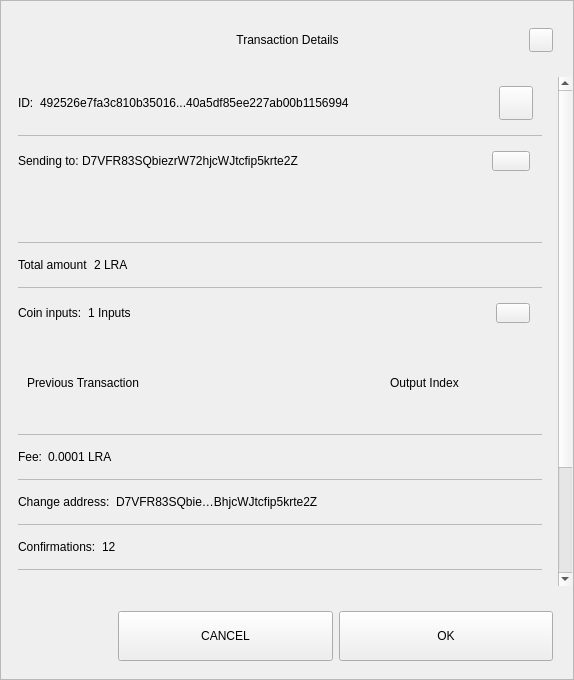
<?xml version="1.0" encoding="UTF-8"?>
<ui version="4.0">
 <class>TxDetailDialog</class>
 <widget class="QWidget" name="TxDetailDialog">
  <property name="geometry">
   <rect>
    <x>0</x>
    <y>0</y>
    <width>574</width>
    <height>680</height>
   </rect>
  </property>
  <property name="sizePolicy">
   <sizepolicy hsizetype="Preferred" vsizetype="Expanding">
    <horstretch>0</horstretch>
    <verstretch>0</verstretch>
   </sizepolicy>
  </property>
  <property name="minimumSize">
   <size>
    <width>574</width>
    <height>500</height>
   </size>
  </property>
  <property name="windowTitle">
   <string>Form</string>
  </property>
  <property name="styleSheet">
   <string notr="true"/>
  </property>
  <layout class="QVBoxLayout" name="verticalLayout_3">
   <property name="spacing">
    <number>0</number>
   </property>
   <property name="leftMargin">
    <number>0</number>
   </property>
   <property name="topMargin">
    <number>0</number>
   </property>
   <property name="rightMargin">
    <number>0</number>
   </property>
   <property name="bottomMargin">
    <number>0</number>
   </property>
   <item>
    <widget class="QFrame" name="frame">
     <property name="sizePolicy">
      <sizepolicy hsizetype="Preferred" vsizetype="Expanding">
       <horstretch>0</horstretch>
       <verstretch>0</verstretch>
      </sizepolicy>
     </property>
     <property name="styleSheet">
      <string notr="true"/>
     </property>
     <property name="frameShape">
      <enum>QFrame::StyledPanel</enum>
     </property>
     <property name="frameShadow">
      <enum>QFrame::Raised</enum>
     </property>
     <layout class="QVBoxLayout" name="verticalLayout">
      <property name="leftMargin">
       <number>0</number>
      </property>
      <property name="rightMargin">
       <number>0</number>
      </property>
      <item>
       <layout class="QHBoxLayout" name="horizontalLayout_3">
        <property name="spacing">
         <number>0</number>
        </property>
        <property name="leftMargin">
         <number>20</number>
        </property>
        <property name="topMargin">
         <number>10</number>
        </property>
        <property name="rightMargin">
         <number>20</number>
        </property>
        <item>
         <spacer name="horizontalSpacer_1">
          <property name="orientation">
           <enum>Qt::Horizontal</enum>
          </property>
          <property name="sizeHint" stdset="0">
           <size>
            <width>40</width>
            <height>20</height>
           </size>
          </property>
         </spacer>
        </item>
        <item>
         <widget class="QLabel" name="labelTitle">
          <property name="minimumSize">
           <size>
            <width>0</width>
            <height>40</height>
           </size>
          </property>
          <property name="maximumSize">
           <size>
            <width>16777215</width>
            <height>40</height>
           </size>
          </property>
          <property name="styleSheet">
           <string notr="true">padding-left:24px;</string>
          </property>
          <property name="text">
           <string>Transaction Details</string>
          </property>
          <property name="alignment">
           <set>Qt::AlignCenter</set>
          </property>
          <property name="margin">
           <number>7</number>
          </property>
         </widget>
        </item>
        <item>
         <spacer name="horizontalSpacer_2">
          <property name="orientation">
           <enum>Qt::Horizontal</enum>
          </property>
          <property name="sizeHint" stdset="0">
           <size>
            <width>40</width>
            <height>20</height>
           </size>
          </property>
         </spacer>
        </item>
        <item>
         <widget class="QPushButton" name="btnEsc">
          <property name="minimumSize">
           <size>
            <width>24</width>
            <height>24</height>
           </size>
          </property>
          <property name="maximumSize">
           <size>
            <width>24</width>
            <height>24</height>
           </size>
          </property>
          <property name="focusPolicy">
           <enum>Qt::NoFocus</enum>
          </property>
          <property name="text">
           <string/>
          </property>
         </widget>
        </item>
       </layout>
      </item>
      <item>
       <spacer name="verticalSpacer">
        <property name="orientation">
         <enum>Qt::Vertical</enum>
        </property>
        <property name="sizeType">
         <enum>QSizePolicy::Fixed</enum>
        </property>
        <property name="sizeHint" stdset="0">
         <size>
          <width>20</width>
          <height>10</height>
         </size>
        </property>
       </spacer>
      </item>
      <item>
       <widget class="QWidget" name="layoutScroll" native="true">
        <property name="minimumSize">
         <size>
          <width>0</width>
          <height>0</height>
         </size>
        </property>
        <layout class="QVBoxLayout" name="verticalLayout_4">
         <property name="leftMargin">
          <number>0</number>
         </property>
         <property name="topMargin">
          <number>0</number>
         </property>
         <property name="rightMargin">
          <number>0</number>
         </property>
         <item>
          <widget class="QScrollArea" name="scrollArea">
           <property name="styleSheet">
            <string notr="true">#scrollArea {
background:transparent;
}</string>
           </property>
           <property name="horizontalScrollBarPolicy">
            <enum>Qt::ScrollBarAlwaysOff</enum>
           </property>
           <property name="sizeAdjustPolicy">
            <enum>QAbstractScrollArea::AdjustIgnored</enum>
           </property>
           <property name="widgetResizable">
            <bool>true</bool>
           </property>
           <property name="alignment">
            <set>Qt::AlignLeading|Qt::AlignLeft|Qt::AlignTop</set>
           </property>
           <widget class="QWidget" name="scrollAreaWidgetContents">
            <property name="geometry">
             <rect>
              <x>0</x>
              <y>0</y>
              <width>556</width>
              <height>672</height>
             </rect>
            </property>
            <property name="autoFillBackground">
             <bool>false</bool>
            </property>
            <property name="styleSheet">
             <string notr="true">#scrollAreaWidgetContents {
background:transparent;
}</string>
            </property>
            <layout class="QVBoxLayout" name="verticalLayout_7">
             <property name="spacing">
              <number>0</number>
             </property>
             <property name="sizeConstraint">
              <enum>QLayout::SetDefaultConstraint</enum>
             </property>
             <property name="leftMargin">
              <number>0</number>
             </property>
             <property name="topMargin">
              <number>0</number>
             </property>
             <property name="rightMargin">
              <number>0</number>
             </property>
             <property name="bottomMargin">
              <number>0</number>
             </property>
             <item>
              <widget class="QWidget" name="content" native="true">
               <layout class="QVBoxLayout" name="verticalLayout_2">
                <property name="leftMargin">
                 <number>16</number>
                </property>
                <property name="topMargin">
                 <number>0</number>
                </property>
                <property name="rightMargin">
                 <number>16</number>
                </property>
                <item>
                 <widget class="QWidget" name="contentID" native="true">
                  <layout class="QHBoxLayout" name="horizontalLayout_12" stretch="0,1,0">
                   <property name="leftMargin">
                    <number>0</number>
                   </property>
                   <item>
                    <widget class="QLabel" name="labelId">
                     <property name="maximumSize">
                      <size>
                       <width>16777215</width>
                       <height>16777215</height>
                      </size>
                     </property>
                     <property name="text">
                      <string>ID:</string>
                     </property>
                    </widget>
                   </item>
                   <item>
                    <widget class="QLabel" name="textId">
                     <property name="text">
                      <string>492526e7fa3c810b35016...40a5df85ee227ab00b1156994</string>
                     </property>
                    </widget>
                   </item>
                   <item>
                    <widget class="QPushButton" name="pushCopy">
                     <property name="minimumSize">
                      <size>
                       <width>34</width>
                       <height>34</height>
                      </size>
                     </property>
                     <property name="maximumSize">
                      <size>
                       <width>34</width>
                       <height>34</height>
                      </size>
                     </property>
                     <property name="focusPolicy">
                      <enum>Qt::NoFocus</enum>
                     </property>
                     <property name="text">
                      <string/>
                     </property>
                     <property name="iconSize">
                      <size>
                       <width>24</width>
                       <height>24</height>
                      </size>
                     </property>
                    </widget>
                   </item>
                  </layout>
                 </widget>
                </item>
                <item>
                 <widget class="QLabel" name="labelDivider9">
                  <property name="maximumSize">
                   <size>
                    <width>16777215</width>
                    <height>1</height>
                   </size>
                  </property>
                  <property name="styleSheet">
                   <string notr="true">background-color:#bababa;</string>
                  </property>
                  <property name="text">
                   <string/>
                  </property>
                 </widget>
                </item>
                <item>
                 <widget class="QWidget" name="contentOutputs" native="true">
                  <layout class="QHBoxLayout" name="horizontalLayout_11" stretch="0,3,0">
                   <property name="spacing">
                    <number>0</number>
                   </property>
                   <property name="leftMargin">
                    <number>0</number>
                   </property>
                   <property name="rightMargin">
                    <number>12</number>
                   </property>
                   <item>
                    <widget class="QLabel" name="labelSend">
                     <property name="maximumSize">
                      <size>
                       <width>16777215</width>
                       <height>16777215</height>
                      </size>
                     </property>
                     <property name="text">
                      <string>Sending to: </string>
                     </property>
                    </widget>
                   </item>
                   <item>
                    <widget class="QLabel" name="textSend">
                     <property name="text">
                      <string>D7VFR83SQbiezrW72hjcWJtcfip5krte2Z </string>
                     </property>
                    </widget>
                   </item>
                   <item>
                    <widget class="QPushButton" name="pushOutputs">
                     <property name="minimumSize">
                      <size>
                       <width>34</width>
                       <height>20</height>
                      </size>
                     </property>
                     <property name="maximumSize">
                      <size>
                       <width>38</width>
                       <height>20</height>
                      </size>
                     </property>
                     <property name="focusPolicy">
                      <enum>Qt::NoFocus</enum>
                     </property>
                     <property name="styleSheet">
                      <string notr="true"/>
                     </property>
                     <property name="text">
                      <string/>
                     </property>
                    </widget>
                   </item>
                  </layout>
                 </widget>
                </item>
                <item>
                 <widget class="QScrollArea" name="outputsScrollArea">
                  <property name="minimumSize">
                   <size>
                    <width>0</width>
                    <height>50</height>
                   </size>
                  </property>
                  <property name="styleSheet">
                   <string notr="true">#outputsScrollArea {
background:transparent;
}</string>
                  </property>
                  <property name="widgetResizable">
                   <bool>true</bool>
                  </property>
                  <widget class="QWidget" name="container_outputs_base">
                   <property name="geometry">
                    <rect>
                     <x>0</x>
                     <y>0</y>
                     <width>522</width>
                     <height>48</height>
                    </rect>
                   </property>
                   <property name="styleSheet">
                    <string notr="true">#container_outputs_base {
background:transparent;
}</string>
                   </property>
                  </widget>
                 </widget>
                </item>
                <item>
                 <widget class="QLabel" name="labelDivider8">
                  <property name="maximumSize">
                   <size>
                    <width>16777215</width>
                    <height>1</height>
                   </size>
                  </property>
                  <property name="styleSheet">
                   <string notr="true">background-color:#bababa;</string>
                  </property>
                  <property name="text">
                   <string/>
                  </property>
                 </widget>
                </item>
                <item>
                 <widget class="QWidget" name="contentAmount" native="true">
                  <layout class="QHBoxLayout" name="horizontalLayout_4" stretch="0,1">
                   <property name="leftMargin">
                    <number>0</number>
                   </property>
                   <item>
                    <widget class="QLabel" name="labelAmount">
                     <property name="maximumSize">
                      <size>
                       <width>16777215</width>
                       <height>16777215</height>
                      </size>
                     </property>
                     <property name="text">
                      <string>Total amount</string>
                     </property>
                    </widget>
                   </item>
                   <item>
                    <widget class="QLabel" name="textAmount">
                     <property name="text">
                      <string>2 LRA</string>
                     </property>
                    </widget>
                   </item>
                  </layout>
                 </widget>
                </item>
                <item>
                 <widget class="QLabel" name="labelDivider6">
                  <property name="maximumSize">
                   <size>
                    <width>16777215</width>
                    <height>1</height>
                   </size>
                  </property>
                  <property name="styleSheet">
                   <string notr="true">background-color:#bababa;</string>
                  </property>
                  <property name="text">
                   <string/>
                  </property>
                 </widget>
                </item>
                <item>
                 <widget class="QWidget" name="contentInputs" native="true">
                  <layout class="QHBoxLayout" name="horizontalLayout" stretch="0,2,0">
                   <property name="leftMargin">
                    <number>0</number>
                   </property>
                   <property name="rightMargin">
                    <number>12</number>
                   </property>
                   <item>
                    <widget class="QLabel" name="labelInputs">
                     <property name="sizePolicy">
                      <sizepolicy hsizetype="Minimum" vsizetype="Preferred">
                       <horstretch>0</horstretch>
                       <verstretch>0</verstretch>
                      </sizepolicy>
                     </property>
                     <property name="maximumSize">
                      <size>
                       <width>16777215</width>
                       <height>16777215</height>
                      </size>
                     </property>
                     <property name="text">
                      <string>Coin inputs:</string>
                     </property>
                    </widget>
                   </item>
                   <item>
                    <widget class="QLabel" name="textInputs">
                     <property name="text">
                      <string>1 Inputs</string>
                     </property>
                    </widget>
                   </item>
                   <item>
                    <widget class="QPushButton" name="pushInputs">
                     <property name="maximumSize">
                      <size>
                       <width>34</width>
                       <height>20</height>
                      </size>
                     </property>
                     <property name="focusPolicy">
                      <enum>Qt::NoFocus</enum>
                     </property>
                     <property name="styleSheet">
                      <string notr="true"/>
                     </property>
                     <property name="text">
                      <string/>
                     </property>
                    </widget>
                   </item>
                  </layout>
                 </widget>
                </item>
                <item>
                 <widget class="QFrame" name="gridInputs">
                  <property name="sizePolicy">
                   <sizepolicy hsizetype="Preferred" vsizetype="MinimumExpanding">
                    <horstretch>0</horstretch>
                    <verstretch>0</verstretch>
                   </sizepolicy>
                  </property>
                  <property name="minimumSize">
                   <size>
                    <width>0</width>
                    <height>90</height>
                   </size>
                  </property>
                  <layout class="QGridLayout" name="gridLayoutInput" columnstretch="5,2" rowminimumheight="0">
                   <property name="sizeConstraint">
                    <enum>QLayout::SetMaximumSize</enum>
                   </property>
                   <property name="verticalSpacing">
                    <number>0</number>
                   </property>
                   <item row="0" column="0" alignment="Qt::AlignLeft">
                    <widget class="QLabel" name="labelTitlePrevTx">
                     <property name="text">
                      <string>Previous Transaction</string>
                     </property>
                    </widget>
                   </item>
                   <item row="0" column="1" alignment="Qt::AlignLeft">
                    <widget class="QLabel" name="labelOutputIndex">
                     <property name="text">
                      <string>Output Index</string>
                     </property>
                     <property name="alignment">
                      <set>Qt::AlignCenter</set>
                     </property>
                    </widget>
                   </item>
                  </layout>
                 </widget>
                </item>
                <item>
                 <widget class="QLabel" name="labelDivider1">
                  <property name="maximumSize">
                   <size>
                    <width>16777215</width>
                    <height>1</height>
                   </size>
                  </property>
                  <property name="styleSheet">
                   <string notr="true">background-color:#bababa;</string>
                  </property>
                  <property name="text">
                   <string/>
                  </property>
                 </widget>
                </item>
                <item>
                 <widget class="QWidget" name="contentFee" native="true">
                  <layout class="QHBoxLayout" name="horizontalLayout_7" stretch="0,1">
                   <property name="leftMargin">
                    <number>0</number>
                   </property>
                   <item>
                    <widget class="QLabel" name="labelFee">
                     <property name="maximumSize">
                      <size>
                       <width>16777215</width>
                       <height>16777215</height>
                      </size>
                     </property>
                     <property name="text">
                      <string>Fee:</string>
                     </property>
                    </widget>
                   </item>
                   <item>
                    <widget class="QLabel" name="textFee">
                     <property name="text">
                      <string>0.0001 LRA</string>
                     </property>
                    </widget>
                   </item>
                  </layout>
                 </widget>
                </item>
                <item>
                 <widget class="QLabel" name="labelDivider2">
                  <property name="maximumSize">
                   <size>
                    <width>16777215</width>
                    <height>1</height>
                   </size>
                  </property>
                  <property name="styleSheet">
                   <string notr="true">background-color:#bababa;</string>
                  </property>
                  <property name="text">
                   <string/>
                  </property>
                 </widget>
                </item>
                <item>
                 <widget class="QWidget" name="contentChangeAddress" native="true">
                  <layout class="QHBoxLayout" name="horizontalLayout_6" stretch="0,1">
                   <property name="leftMargin">
                    <number>0</number>
                   </property>
                   <item>
                    <widget class="QLabel" name="labelChange">
                     <property name="maximumSize">
                      <size>
                       <width>16777215</width>
                       <height>16777215</height>
                      </size>
                     </property>
                     <property name="text">
                      <string>Change address:</string>
                     </property>
                    </widget>
                   </item>
                   <item>
                    <widget class="QLabel" name="textChange">
                     <property name="text">
                      <string>D7VFR83SQbie…BhjcWJtcfip5krte2Z </string>
                     </property>
                    </widget>
                   </item>
                  </layout>
                 </widget>
                </item>
                <item>
                 <widget class="QLabel" name="labelDivider4">
                  <property name="maximumSize">
                   <size>
                    <width>16777215</width>
                    <height>1</height>
                   </size>
                  </property>
                  <property name="styleSheet">
                   <string notr="true">background-color:#bababa;</string>
                  </property>
                  <property name="text">
                   <string/>
                  </property>
                 </widget>
                </item>
                <item>
                 <widget class="QWidget" name="contentConfirmations" native="true">
                  <layout class="QHBoxLayout" name="horizontalLayout_8" stretch="0,1">
                   <property name="leftMargin">
                    <number>0</number>
                   </property>
                   <item>
                    <widget class="QLabel" name="labelConfirmations">
                     <property name="maximumSize">
                      <size>
                       <width>16777215</width>
                       <height>16777215</height>
                      </size>
                     </property>
                     <property name="text">
                      <string>Confirmations:</string>
                     </property>
                    </widget>
                   </item>
                   <item>
                    <widget class="QLabel" name="textConfirmations">
                     <property name="text">
                      <string>12</string>
                     </property>
                    </widget>
                   </item>
                  </layout>
                 </widget>
                </item>
                <item>
                 <widget class="QLabel" name="labelDivider7">
                  <property name="maximumSize">
                   <size>
                    <width>16777215</width>
                    <height>1</height>
                   </size>
                  </property>
                  <property name="styleSheet">
                   <string notr="true">background-color:#bababa;</string>
                  </property>
                  <property name="text">
                   <string/>
                  </property>
                 </widget>
                </item>
                <item>
                 <widget class="QWidget" name="contentSize" native="true">
                  <layout class="QHBoxLayout" name="horizontalLayout_9" stretch="0,1">
                   <property name="leftMargin">
                    <number>0</number>
                   </property>
                   <item>
                    <widget class="QLabel" name="labelSize">
                     <property name="maximumSize">
                      <size>
                       <width>16777215</width>
                       <height>16777215</height>
                      </size>
                     </property>
                     <property name="text">
                      <string>Size:</string>
                     </property>
                    </widget>
                   </item>
                   <item>
                    <widget class="QLabel" name="textSize">
                     <property name="text">
                      <string>2 kB</string>
                     </property>
                    </widget>
                   </item>
                  </layout>
                 </widget>
                </item>
                <item>
                 <widget class="QLabel" name="labelDivider3">
                  <property name="maximumSize">
                   <size>
                    <width>16777215</width>
                    <height>1</height>
                   </size>
                  </property>
                  <property name="styleSheet">
                   <string notr="true">background-color:#bababa;</string>
                  </property>
                  <property name="text">
                   <string/>
                  </property>
                 </widget>
                </item>
                <item>
                 <widget class="QWidget" name="contentDate" native="true">
                  <layout class="QHBoxLayout" name="horizontalLayout_5" stretch="0,1">
                   <property name="leftMargin">
                    <number>0</number>
                   </property>
                   <item>
                    <widget class="QLabel" name="labelDate">
                     <property name="maximumSize">
                      <size>
                       <width>16777215</width>
                       <height>16777215</height>
                      </size>
                     </property>
                     <property name="text">
                      <string>Date:</string>
                     </property>
                    </widget>
                   </item>
                   <item>
                    <widget class="QLabel" name="textDate">
                     <property name="text">
                      <string>May 25, 2017</string>
                     </property>
                    </widget>
                   </item>
                  </layout>
                 </widget>
                </item>
                <item>
                 <widget class="QLabel" name="labelDivider5">
                  <property name="maximumSize">
                   <size>
                    <width>16777215</width>
                    <height>1</height>
                   </size>
                  </property>
                  <property name="styleSheet">
                   <string notr="true">background-color:#bababa;</string>
                  </property>
                  <property name="text">
                   <string/>
                  </property>
                 </widget>
                </item>
                <item>
                 <widget class="QWidget" name="contentStatus" native="true">
                  <layout class="QHBoxLayout" name="horizontalLayout_10" stretch="0,1">
                   <property name="leftMargin">
                    <number>0</number>
                   </property>
                   <item>
                    <widget class="QLabel" name="labelStatus">
                     <property name="maximumSize">
                      <size>
                       <width>16777215</width>
                       <height>16777215</height>
                      </size>
                     </property>
                     <property name="text">
                      <string>Status:</string>
                     </property>
                    </widget>
                   </item>
                   <item>
                    <widget class="QLabel" name="textStatus">
                     <property name="text">
                      <string>Spendable</string>
                     </property>
                    </widget>
                   </item>
                  </layout>
                 </widget>
                </item>
                <item>
                 <spacer name="verticalSpacer_2">
                  <property name="orientation">
                   <enum>Qt::Vertical</enum>
                  </property>
                  <property name="sizeType">
                   <enum>QSizePolicy::Expanding</enum>
                  </property>
                  <property name="sizeHint" stdset="0">
                   <size>
                    <width>20</width>
                    <height>10</height>
                   </size>
                  </property>
                 </spacer>
                </item>
                <item>
                 <widget class="QLabel" name="labelWarning">
                  <property name="text">
                   <string>TextLabel</string>
                  </property>
                  <property name="alignment">
                   <set>Qt::AlignCenter</set>
                  </property>
                 </widget>
                </item>
               </layout>
              </widget>
             </item>
            </layout>
           </widget>
          </widget>
         </item>
        </layout>
       </widget>
      </item>
      <item>
       <widget class="QWidget" name="containerButtons" native="true">
        <layout class="QHBoxLayout" name="horizontalLayout1" stretch="1,2,2">
         <property name="leftMargin">
          <number>10</number>
         </property>
         <property name="rightMargin">
          <number>20</number>
         </property>
         <item>
          <spacer name="horizontalSpacer_3">
           <property name="orientation">
            <enum>Qt::Horizontal</enum>
           </property>
           <property name="sizeHint" stdset="0">
            <size>
             <width>40</width>
             <height>20</height>
            </size>
           </property>
          </spacer>
         </item>
         <item>
          <widget class="QPushButton" name="btnCancel">
           <property name="minimumSize">
            <size>
             <width>200</width>
             <height>50</height>
            </size>
           </property>
           <property name="focusPolicy">
            <enum>Qt::NoFocus</enum>
           </property>
           <property name="text">
            <string>CANCEL</string>
           </property>
          </widget>
         </item>
         <item>
          <widget class="QPushButton" name="btnSave">
           <property name="minimumSize">
            <size>
             <width>200</width>
             <height>50</height>
            </size>
           </property>
           <property name="focusPolicy">
            <enum>Qt::NoFocus</enum>
           </property>
           <property name="text">
            <string>OK</string>
           </property>
          </widget>
         </item>
        </layout>
       </widget>
      </item>
     </layout>
    </widget>
   </item>
  </layout>
 </widget>
 <resources/>
 <connections/>
</ui>
